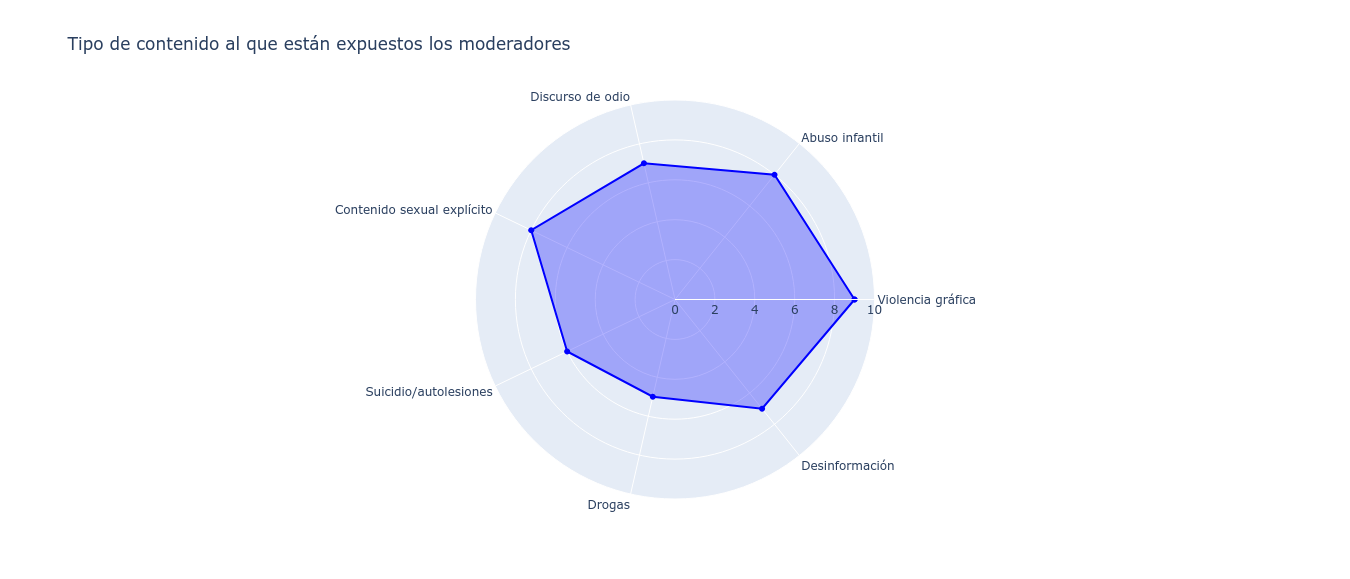

Recreate this plot in Python.
import plotly.graph_objects as go

# Categorías del contenido
categorias = [
    'Violencia gráfica',
    'Abuso infantil',
    'Discurso de odio',
    'Contenido sexual explícito',
    'Suicidio/autolesiones',
    'Drogas',
    'Desinformación'
]

# Niveles de exposición estimados (0 a 10)
niveles_exposicion = [9, 8, 7, 8, 6, 5, 7]

# Repetimos el primer valor para cerrar el radar
categorias += [categorias[0]]
niveles_exposicion += [niveles_exposicion[0]]

# Crear figura de radar con color azul
fig = go.Figure(
    data=[
        go.Scatterpolar(
            r=niveles_exposicion,
            theta=categorias,
            fill='toself',
            name='Nivel de exposición',
            line_color='blue',
            fillcolor='rgba(0, 0, 255, 0.3)'  # Azul con transparencia
        )
    ]
)

# Configuración del diseño
fig.update_layout(
    polar=dict(
        radialaxis=dict(visible=True, range=[0, 10])
    ),
    title='Tipo de contenido al que están expuestos los moderadores',
    showlegend=False
)

fig.show()
